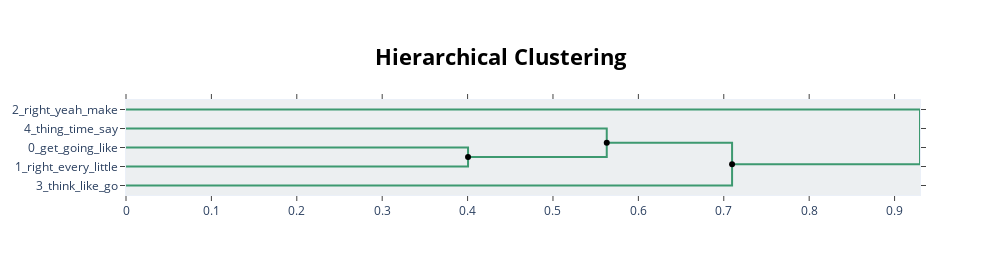

The cell this chart's notebook holds for it:
### Code cell
tree = topic_model.get_topic_tree(hierarchical_topics)
topic_model.visualize_hierarchy(hierarchical_topics=hierarchical_topics)

### Figure 1 — Plotly figure (JSON) as saved in the notebook; plotly's stock layout.template omitted (floating-point values rounded to 4 significant figures)
{"data": [{"hoverinfo": "text", "marker": {"color": "rgb(61,153,112)"}, "mode": "lines", "text": ["get_going_like_want_one", "", "", "right_every_little_know_even"], "type": "scatter", "x": [0, 0.4005, 0.4005, 0], "xaxis": "x", "y": [-25, -25, -35, -35], "yaxis": "y"}, {"hoverinfo": "text", "marker": {"color": "rgb(61,153,112)"}, "mode": "lines", "text": ["thing_time_say_said_got", "", "", "right_going_get_every_like"], "type": "scatter", "x": [0, 0.563, 0.563, 0.4005], "xaxis": "x", "y": [-15, -15, -30, -30], "yaxis": "y"}, {"hoverinfo": "text", "marker": {"color": "rgb(61,153,112)"}, "mode": "lines", "text": ["thing_right_got_get_time", "", "", "think_like_go_good_long"], "type": "scatter", "x": [0.563, 0.7097, 0.7097, 0], "xaxis": "x", "y": [-22.5, -22.5, -45, -45], "yaxis": "y"}, {"hoverinfo": "text", "marker": {"color": "rgb(61,153,112)"}, "mode": "lines", "text": ["right_yeah_make_good_need", "", "", "thing_like_think_go_time"], "type": "scatter", "x": [0, 0.9298, 0.9298, 0.7097], "xaxis": "x", "y": [-5, -5, -33.75, -33.75], "yaxis": "y"}, {"hoverinfo": "text", "hovertext": ["thing_right_got_get_time"], "marker": {"color": "black"}, "mode": "markers", "showlegend": false, "type": "scatter", "x": [0.563], "y": [-22.5]}, {"hoverinfo": "text", "hovertext": ["right_going_get_every_like", "thing_like_think_go_time"], "marker": {"color": "black"}, "mode": "markers", "showlegend": false, "type": "scatter", "x": [0.4005, 0.7097], "y": [-30, -33.75]}], "layout": {"autosize": false, "height": 275, "hoverlabel": {"bgcolor": "white", "font": {"family": "Rockwell", "size": 16}}, "hovermode": "closest", "plot_bgcolor": "#ECEFF1", "showlegend": false, "title": {"font": {"color": "Black", "size": 22}, "text": "<b>Hierarchical Clustering", "x": 0.5, "xanchor": "center", "yanchor": "top"}, "width": 1000, "xaxis": {"mirror": "allticks", "rangemode": "tozero", "showgrid": false, "showline": true, "showticklabels": true, "ticks": "outside", "type": "linear", "zeroline": false}, "yaxis": {"mirror": "allticks", "range": [-50, 0], "rangemode": "tozero", "showgrid": false, "showline": true, "showticklabels": true, "tickmode": "array", "ticks": "outside", "ticktext": ["2_right_yeah_make", "4_thing_time_say", "0_get_going_like", "1_right_every_little", "3_think_like_go"], "tickvals": [-5, -15, -25, -35, -45], "type": "linear", "zeroline": false}}}
